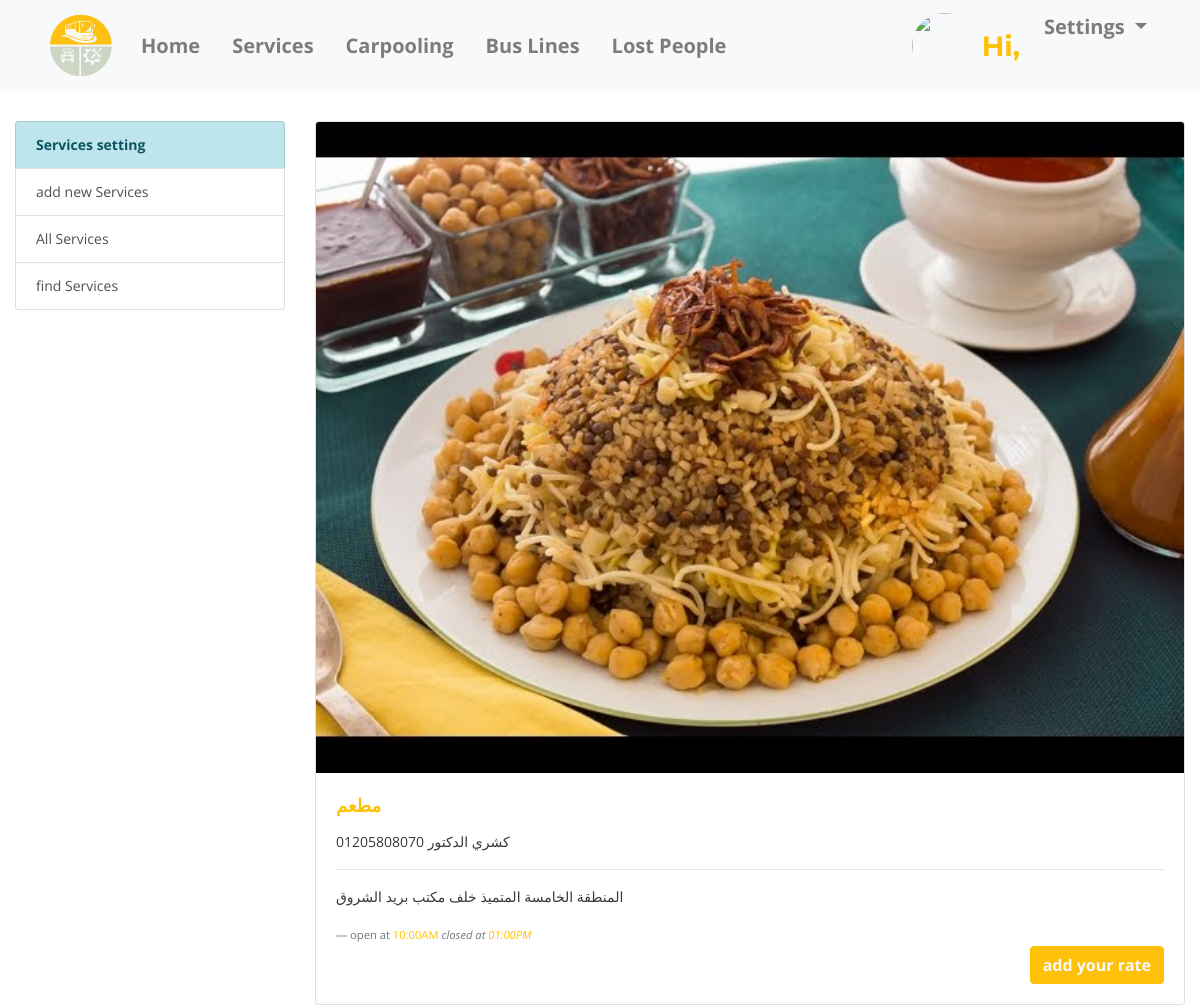
The app's page /graduationproject/public_html/web_main_page/view_service.php?id=41 with its own data.
### tables this page shows
CREATE TABLE `post` (
  `servise_id` int(11) NOT NULL,
  `titile` text NOT NULL,
  `servise` text NOT NULL,
  `start` text NOT NULL,
  `close` text NOT NULL,
  `location` text NOT NULL,
  `image` text NOT NULL,
  `author` int(11) NOT NULL,
  `servise_date` text NOT NULL
);

### graduationproject/public_html/web_main_page/view_service.php (the view, shortened to what this page needs)
<?php
include_once("include/connect.php");
include_once("include/header.php");
include_once("include/side_bar.php");
if (isset($_GET['id'])){
    $service_view=mysqli_query($connect,"select * FROM `post`WHERE servise_id= $_GET[id]");
    $service=mysqli_fetch_assoc($service_view);
}
?>
<div class="col-sm-9 "style="padding-top: 30px">
        <div class="col-md-12">
            <div class="row">
                <div class="card" style="width: 100%">
                    <img src="../<?php echo $service['image']?>" class="card-img-top" alt="...">
                    <div class="card-body">
                        <h5 class="card-title"><b class="text-warning"> <?php echo $service['titile']?></b></h5>
                        <p class="card-text text-dark" style="color:black;"><?php echo $service['servise']?> </p><hr><p class="text-dark"></span> <?php echo $service['location']?></p>
                        <footer class="blockquote-footer">open at <span class="text-warning"><?php echo $service['start']?></span> <cite title="Source Title">closed at <span class="text-warning"><?php echo $service['close']?></span> </cite></footer>
                        <a href="Star-Rating/star.php?id=<?php echo$_GET['id']?>" class="btn btn-warning text-light font-weight-bold float-md-right ">add your rate</a>
                    </div>
                </div>

### graduationproject/public_html/css/styles.css (style rules this page uses)
body, html { width: 100%; height: 100%; }
body, p { color: #f1f1f8; font: 400 0.875rem/1.375rem "Open Sans", sans-serif; }
h5 { color: #f1f1f8; font: 700 1.125rem/1.625rem "Montserrat", sans-serif; }
* { transition: all 0.5s ease; }

### records on screen
post: image (picture), titile "مطعم", servise "كشري الدكتور 01205808070", location "المنطقة الخامسة المتميذ خلف مكتب بريد الشروق", start "10:00AM", close "01:00PM"
